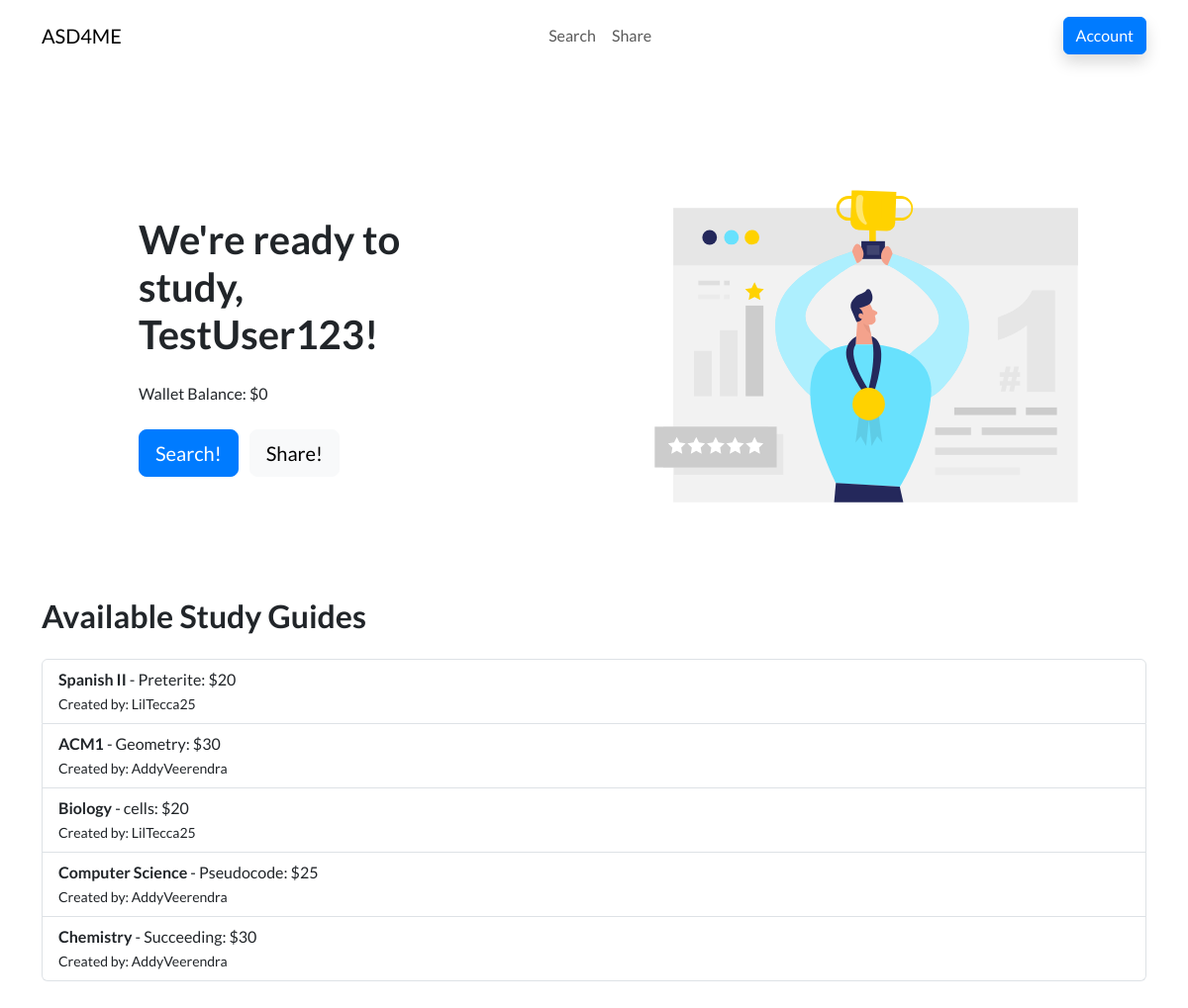
Screenshot of /market/ (signed in) with the database file from the repository.
### models.py (models this page shows)
class User(db.Model, UserMixin):
    id = db.Column(db.Integer, primary_key=True)
    username = db.Column(db.String(20), nullable=False, unique=True)
    password = db.Column(db.String(80), nullable=False)
    wallet = db.Column(db.Integer, nullable=False, default=0)
    is_admin = db.Column(db.Boolean, default=False, nullable=False)

class StudyGuide(db.Model):
    id = db.Column(db.Integer,primary_key=True)
    Class = db.Column(db.String(20), nullable=False)
    UnitTopic = db.Column(db.String(20), nullable=False)
    Price = db.Column(db.Integer, nullable=False)
    Creator = db.Column(db.String(20), nullable=False)
    Link = db.Column(db.String(100), nullable=False)

### Market.py (the view)
@market_bp.route('/')
@login_required
def market_home():
    user = current_user
    items = StudyGuide.query.all()
    return render_template('market.html', user=user, items=items)

### ASD4ME.py (called while the page is built)
@login_manager.user_loader
def load_user(user_id):
    return User.query.get(int(user_id))

### templates/market.html (shortened to what this page needs)
<!DOCTYPE html>
<html data-bs-theme="light" lang="en">
<head>
    <link rel="stylesheet" href="{{ url_for('static', filename='assets/bootstrap/css/bootstrap.min.css') }}">
    <link rel="stylesheet" href="{{ url_for('static', filename='assets/css/styles.min.css') }}">
</head>
<body>
    <nav class="navbar navbar-expand-md fixed-top navbar-shrink py-3 navbar-light" id="mainNav">
        <div class="container">
            <a class="navbar-brand d-flex align-items-center" href="/market"><span>ASD4ME</span></a>
            <div class="collapse navbar-collapse" id="navcol-1">
                <ul class="navbar-nav mx-auto">
                    <li class="nav-item"><a class="nav-link" href="/market/search">Search</a></li>
                    <li class="nav-item"><a class="nav-link" href="/market/share">Share</a></li>
                </ul>
                <a class="btn btn-primary shadow" role="button" href="/market/account">Account</a>
            </div>
        </div>
    </nav>
    <section class="py-5 mt-5">
        <div class="container py-4 py-xl-5">
            <div class="row gy-4 gy-md-0">
                <div class="col-md-6 text-center text-md-start d-flex d-sm-flex d-md-flex justify-content-center align-items-center justify-content-md-start align-items-md-center justify-content-xl-center">
                    <div style="max-width: 350px;">
                        <h1 class="display-6 fw-bold mb-4">We're ready to study, <span class="underline">{{ user.username }}</span>!</h1>
                        <p class="my-4">Wallet Balance: ${{ user.wallet }}</p>
                        <a class="btn btn-primary btn-lg me-2" role="button" href="/market/search">Search!</a>
                        <a class="btn btn-light btn-lg" role="button" href="/market/share">Share!</a>
                    </div>
                </div>
                <div class="col-md-6">
                    <div>
                        <img class="rounded img-fluid w-100 fit-cover" style="min-height: 300px;" src="{{ url_for('static', filename='assets/img/illustrations/ranking.svg') }}">
                    </div>
                </div>
            </div>
            <div class="row mt-5">
                <div class="col-12">
                    <h2 class="fw-bold mb-4">Available Study Guides</h2>
                    <ul class="list-group">
                        {% for item in items %}
                            <li class="list-group-item">
                                <strong>{{ item.Class }}</strong> - {{ item.UnitTopic }}: ${{ item.Price }}<br>
                                <small>Created by: {{ item.Creator }}</small>
                            </li>
                        {% endfor %}
                    </ul>
                </div>
            </div>
        </div>
    </section>
</body>
</html>

### rows the page displays
User: username "TestUser123", wallet "0"
StudyGuide: Class "Spanish II", UnitTopic "Preterite", Price "20", Creator "LilTecca25"
StudyGuide: Class "ACM1", UnitTopic "Geometry", Price "30", Creator "AddyVeerendra"
StudyGuide: Class "Biology", UnitTopic "cells", Price "20", Creator "LilTecca25"
StudyGuide: Class "Computer Science", UnitTopic "Pseudocode", Price "25", Creator "AddyVeerendra"
StudyGuide: Class "Chemistry", UnitTopic "Succeeding", Price "30", Creator "AddyVeerendra"
